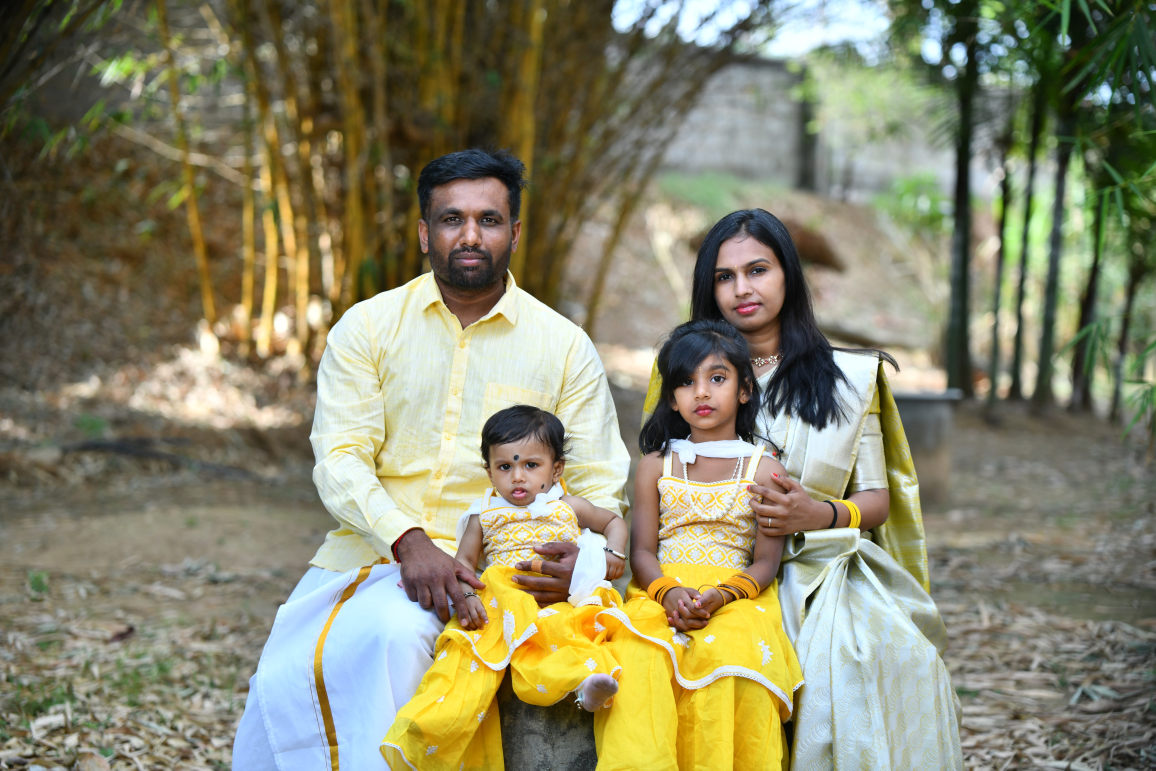
#> input picture DSC_2695.jpg, 5779 x 3852 px (shown at 1/5 size)
$ python image_to_stl.py
#> lines starting #> are read from the running program, lines starting #| are printed output that depends on the picture
"""
image_to_stl.py - Convert a grayscale heightmap image to a solid STL file.

Usage:
    python image_to_stl.py [INPUT_IMAGE] [OUTPUT_STL] [OPTIONS]

Arguments:
    INPUT_IMAGE   Path to the input image (default: DSC_2695.jpg)
    OUTPUT_STL    Path for the output STL file (default: <input_stem>.stl)

Options:
    --max-size N      Downsample image so the longest edge is at most N pixels
                      (default: 300)
    --xy-scale F      Millimetres per pixel in X and Y (default: 0.5)
    --z-scale F       Maximum height in millimetres (default: 10.0)
    --base-height F   Height of the flat base in millimetres (default: 1.0)
    --invert          Invert the heightmap so dark pixels become raised
                      (useful for lithophanes or dark-on-light artwork)
"""

import argparse
import sys
from pathlib import Path

import numpy as np
from PIL import Image
from stl import mesh


def image_to_heightmap(
    img_path: str, max_size: int = 300, invert: bool = False
) -> np.ndarray:
    """Load an image and return a 2-D float array in [0, 1].

    Args:
        img_path: Path to the input image.
        max_size: Downsample so the longest edge is at most this many pixels.
        invert:   When True, dark pixels become raised (useful for lithophanes
                  or dark-on-light artwork such as stamps or engravings).
    """
    img = Image.open(img_path).convert("L")  # grayscale

    # Downsample so the longest edge is at most max_size pixels.
    w, h = img.size
    scale = min(max_size / max(w, h), 1.0)
    new_w = max(1, int(w * scale))
    new_h = max(1, int(h * scale))
    img = img.resize((new_w, new_h), Image.LANCZOS)

    data = np.array(img, dtype=np.float32) / 255.0  # shape: (rows, cols)
    if invert:
        data = 1.0 - data
    return data


def heightmap_to_mesh(
    heightmap: np.ndarray,
    xy_scale: float = 0.5,
    z_scale: float = 10.0,
    base_height: float = 1.0,
) -> mesh.Mesh:
    """
    Convert a 2-D heightmap to a watertight STL mesh.

    The mesh consists of:
      - Top surface (triangulated heightmap)
      - Flat bottom face
      - Four side walls
    """
    rows, cols = heightmap.shape

    # Build vertex grid for the top surface.
    # z = base_height + pixel_value * z_scale
    xs = np.arange(cols, dtype=np.float32) * xy_scale
    ys = np.arange(rows, dtype=np.float32) * xy_scale
    zs = base_height + heightmap * z_scale

    # ------------------------------------------------------------------ #
    # Top surface triangles (two per quad cell)                           #
    # ------------------------------------------------------------------ #
    top_triangles = []
    for r in range(rows - 1):
        for c in range(cols - 1):
            # Four corners of each quad
            v00 = (xs[c],     ys[r],     zs[r,   c  ])
            v10 = (xs[c + 1], ys[r],     zs[r,   c+1])
            v01 = (xs[c],     ys[r + 1], zs[r+1, c  ])
            v11 = (xs[c + 1], ys[r + 1], zs[r+1, c+1])

            # Triangle 1: v00 - v10 - v11
            top_triangles.append((v00, v10, v11))
            # Triangle 2: v00 - v11 - v01
            top_triangles.append((v00, v11, v01))

    # ------------------------------------------------------------------ #
    # Bottom face (flat quad split into two triangles, winding reversed)  #
    # ------------------------------------------------------------------ #
    x_min, x_max = xs[0], xs[-1]
    y_min, y_max = ys[0], ys[-1]
    z_bot = 0.0

    b00 = (x_min, y_min, z_bot)
    b10 = (x_max, y_min, z_bot)
    b01 = (x_min, y_max, z_bot)
    b11 = (x_max, y_max, z_bot)

    bottom_triangles = [
        (b00, b11, b10),
        (b00, b01, b11),
    ]

    # ------------------------------------------------------------------ #
    # Side walls (four walls, each split into triangles)                  #
    # ------------------------------------------------------------------ #
    wall_triangles = []

    # Front wall  (r = 0, y = y_min)
    for c in range(cols - 1):
        tl = (xs[c],     y_min, zs[0, c  ])
        tr = (xs[c + 1], y_min, zs[0, c+1])
        bl = (xs[c],     y_min, z_bot)
        br = (xs[c + 1], y_min, z_bot)
        wall_triangles.append((tl, bl, br))
        wall_triangles.append((tl, br, tr))

    # Back wall  (r = rows-1, y = y_max)
    for c in range(cols - 1):
        tl = (xs[c],     y_max, zs[-1, c  ])
        tr = (xs[c + 1], y_max, zs[-1, c+1])
        bl = (xs[c],     y_max, z_bot)
        br = (xs[c + 1], y_max, z_bot)
        wall_triangles.append((tl, br, bl))
        wall_triangles.append((tl, tr, br))

    # Left wall  (c = 0, x = x_min)
    for r in range(rows - 1):
        tl = (x_min, ys[r],     zs[r,   0])
        tr = (x_min, ys[r + 1], zs[r+1, 0])
        bl = (x_min, ys[r],     z_bot)
        br = (x_min, ys[r + 1], z_bot)
        wall_triangles.append((tl, br, bl))
        wall_triangles.append((tl, tr, br))

    # Right wall  (c = cols-1, x = x_max)
    for r in range(rows - 1):
        tl = (x_max, ys[r],     zs[r,   -1])
        tr = (x_max, ys[r + 1], zs[r+1, -1])
        bl = (x_max, ys[r],     z_bot)
        br = (x_max, ys[r + 1], z_bot)
        wall_triangles.append((tl, bl, br))
        wall_triangles.append((tl, br, tr))

    # ------------------------------------------------------------------ #
    # Assemble all triangles into a numpy-stl Mesh                        #
    # ------------------------------------------------------------------ #
    all_triangles = top_triangles + bottom_triangles + wall_triangles
    n = len(all_triangles)

    stl_mesh = mesh.Mesh(np.zeros(n, dtype=mesh.Mesh.dtype))
    for i, (v0, v1, v2) in enumerate(all_triangles):
        stl_mesh.vectors[i] = [v0, v1, v2]

    stl_mesh.update_normals()
    return stl_mesh


def main():
    parser = argparse.ArgumentParser(
        description="Convert an image to an STL heightmap relief."
    )
    parser.add_argument(
        "input_image",
        nargs="?",
        default="DSC_2695.jpg",
        help="Input image path (default: DSC_2695.jpg)",
    )
    parser.add_argument(
        "output_stl",
        nargs="?",
        default=None,
        help="Output STL path (default: <input_stem>.stl)",
    )
    parser.add_argument(
        "--max-size",
        type=int,
        default=300,
        metavar="N",
        help="Downsample so the longest edge is at most N pixels (default: 300)",
    )
    parser.add_argument(
        "--xy-scale",
        type=float,
        default=0.5,
        metavar="F",
        help="Millimetres per pixel in X and Y (default: 0.5)",
    )
    parser.add_argument(
        "--z-scale",
        type=float,
        default=10.0,
        metavar="F",
        help="Maximum relief height in millimetres (default: 10.0)",
    )
    parser.add_argument(
        "--base-height",
        type=float,
        default=1.0,
        metavar="F",
        help="Flat base height in millimetres (default: 1.0)",
    )

    parser.add_argument(
        "--invert",
        action="store_true",
        help="Invert the heightmap so dark pixels become raised "
             "(useful for lithophanes or dark-on-light artwork)",
    )

    args = parser.parse_args()

    input_path = args.input_image
    output_path = args.output_stl or str(Path(input_path).with_suffix(".stl"))

    print(f"Loading image: {input_path}")
    heightmap = image_to_heightmap(
        input_path, max_size=args.max_size, invert=args.invert
    )
#> in image_to_heightmap, `img = Image.open(img_path).convert("L")`:
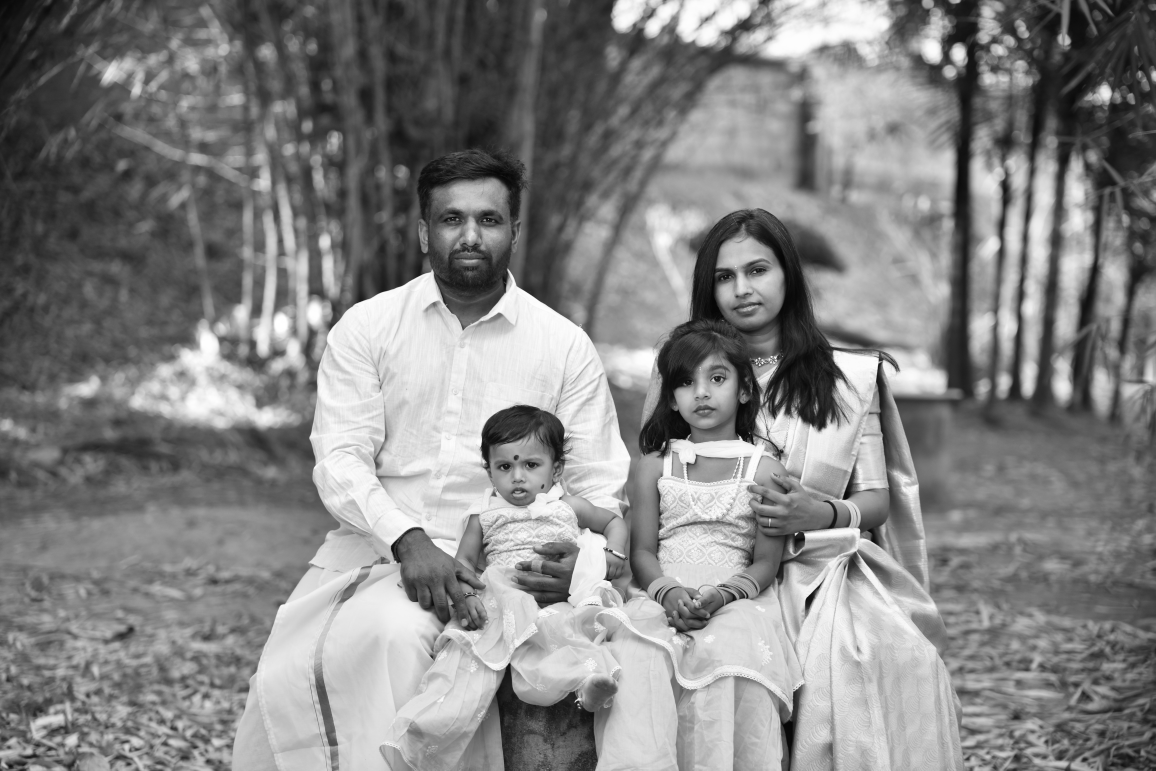
#> img: PIL image 5779x3852 L (shown at 1/5 size); min 1, max 255, mean 132.2
#> in image_to_heightmap, `img = img.resize((new_w, new_h), Image.LANCZOS)`:
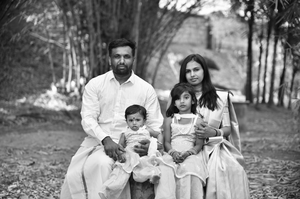
#> img: PIL image 300x199 L; min 0, max 255, mean 132.2
    rows, cols = heightmap.shape
#> rows = 199; cols = 300
    print(f"  Downsampled to {cols}×{rows} pixels")
#|   Downsampled to 300×199 pixels

    print("Building STL mesh …")
    stl_mesh = heightmap_to_mesh(
        heightmap,
        xy_scale=args.xy_scale,
        z_scale=args.z_scale,
        base_height=args.base_height,
    )
#> after the loop in heightmap_to_mesh, `for r in range(rows - 1):`: top_triangles = 118404 items
#> the loop in heightmap_to_mesh, `for c in range(cols - 1):` made 299 passes
#> (tl, tr) on passes 1 to 3: ((0, 0, 1.35), (0.5, 0, 1.39)), ((0.5, 0, 1.39), (1, 0, 1.47)), ((1, 0, 1.47), (1.5, 0, 1.47))
#> after the loop in heightmap_to_mesh, `for c in range(cols - 1):`: wall_triangles = 598 items
#> the loop in heightmap_to_mesh, `for c in range(cols - 1):` made 299 passes
#> (tl, tr) on passes 1 to 3: ((0, 99, 5), (0.5, 99, 6.1)), ((0.5, 99, 6.1), (1, 99, 3.35)), ((1, 99, 3.35), (1.5, 99, 4.1))
#> after the loop in heightmap_to_mesh, `for c in range(cols - 1):`: wall_triangles = 1196 items
#> the loop in heightmap_to_mesh, `for r in range(rows - 1):` made 198 passes
#> (tl, tr) on passes 1 to 3: ((0, 0, 1.35), (0, 0.5, 1.43)), ((0, 0.5, 1.43), (0, 1, 1.71)), ((0, 1, 1.71), (0, 1.5, 1.75))

    top = 2 * (rows - 1) * (cols - 1)
    walls = 2 * (2 * (cols - 1) + 2 * (rows - 1))
    bottom = 2
    total = top + walls + bottom
    size_x = (cols - 1) * args.xy_scale
    size_y = (rows - 1) * args.xy_scale
    size_z = args.base_height + args.z_scale
    print(
        f"  Triangles: {total:,}  "
        f"({top:,} top + {walls} walls + {bottom} bottom)"
    )
    print(
        f"  Object size: {size_x:.1f} × {size_y:.1f} × {size_z:.1f} mm"
    )

    stl_mesh.save(output_path)
    print(f"Saved: {output_path}")


if __name__ == "__main__":
#> (the run stopped early here; a loop or call above may not have finished)
